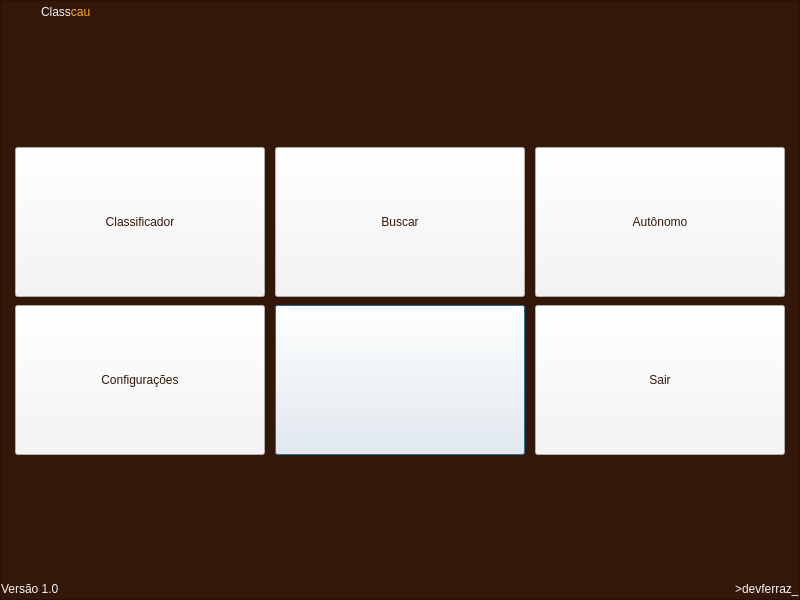
<?xml version="1.0" encoding="UTF-8"?>
<ui version="4.0">
 <class>DTelaInicial</class>
 <widget class="QDialog" name="DTelaInicial">
  <property name="geometry">
   <rect>
    <x>0</x>
    <y>0</y>
    <width>800</width>
    <height>600</height>
   </rect>
  </property>
  <property name="sizePolicy">
   <sizepolicy hsizetype="Preferred" vsizetype="Preferred">
    <horstretch>0</horstretch>
    <verstretch>0</verstretch>
   </sizepolicy>
  </property>
  <property name="windowTitle">
   <string>Classcau - Início</string>
  </property>
  <property name="toolTip">
   <string/>
  </property>
  <layout class="QGridLayout" name="gridLayout">
   <property name="leftMargin">
    <number>0</number>
   </property>
   <property name="topMargin">
    <number>0</number>
   </property>
   <property name="rightMargin">
    <number>0</number>
   </property>
   <property name="bottomMargin">
    <number>0</number>
   </property>
   <property name="spacing">
    <number>0</number>
   </property>
   <item row="0" column="0">
    <widget class="QFrame" name="fTelaInicial">
     <property name="styleSheet">
      <string notr="true">background-color: rgb(51, 23, 9);</string>
     </property>
     <property name="frameShape">
      <enum>QFrame::StyledPanel</enum>
     </property>
     <property name="frameShadow">
      <enum>QFrame::Plain</enum>
     </property>
     <layout class="QGridLayout" name="gridLayout_3">
      <property name="leftMargin">
       <number>0</number>
      </property>
      <property name="topMargin">
       <number>0</number>
      </property>
      <property name="rightMargin">
       <number>0</number>
      </property>
      <property name="bottomMargin">
       <number>0</number>
      </property>
      <property name="spacing">
       <number>0</number>
      </property>
      <item row="0" column="0">
       <layout class="QVBoxLayout" name="verticalLayout_2">
        <item>
         <layout class="QVBoxLayout" name="verticalLayout">
          <property name="spacing">
           <number>0</number>
          </property>
          <item>
           <layout class="QHBoxLayout" name="horizontalLayout_2">
            <property name="spacing">
             <number>0</number>
            </property>
            <item>
             <layout class="QHBoxLayout" name="horizontalLayout">
              <property name="spacing">
               <number>0</number>
              </property>
              <property name="leftMargin">
               <number>0</number>
              </property>
              <property name="topMargin">
               <number>0</number>
              </property>
              <item>
               <widget class="QPushButton" name="pbAdvanced">
                <property name="sizePolicy">
                 <sizepolicy hsizetype="Minimum" vsizetype="Fixed">
                  <horstretch>0</horstretch>
                  <verstretch>0</verstretch>
                 </sizepolicy>
                </property>
                <property name="mouseTracking">
                 <bool>true</bool>
                </property>
                <property name="focusPolicy">
                 <enum>Qt::NoFocus</enum>
                </property>
                <property name="contextMenuPolicy">
                 <enum>Qt::DefaultContextMenu</enum>
                </property>
                <property name="text">
                 <string/>
                </property>
                <property name="icon">
                 <iconset resource="resource.qrc">
                  <normaloff>:/icon/img/icon/pLogoClasscau.svg</normaloff>:/icon/img/icon/pLogoClasscau.svg</iconset>
                </property>
                <property name="iconSize">
                 <size>
                  <width>40</width>
                  <height>40</height>
                 </size>
                </property>
                <property name="autoDefault">
                 <bool>false</bool>
                </property>
                <property name="flat">
                 <bool>true</bool>
                </property>
               </widget>
              </item>
              <item>
               <widget class="QLabel" name="lTextLogo">
                <property name="mouseTracking">
                 <bool>true</bool>
                </property>
                <property name="styleSheet">
                 <string notr="true">font: 22pt &quot;Roboto Bk&quot;;</string>
                </property>
                <property name="text">
                 <string>&lt;html&gt;&lt;head/&gt;&lt;body&gt;&lt;p&gt;&lt;span style=&quot; color:#f6f4f4;&quot;&gt;Class&lt;/span&gt;&lt;span style=&quot; color:#faad19;&quot;&gt;cau&lt;/span&gt;&lt;/p&gt;&lt;/body&gt;&lt;/html&gt;</string>
                </property>
                <property name="alignment">
                 <set>Qt::AlignLeading|Qt::AlignLeft|Qt::AlignVCenter</set>
                </property>
               </widget>
              </item>
             </layout>
            </item>
            <item>
             <spacer name="horizontalSpacer">
              <property name="orientation">
               <enum>Qt::Horizontal</enum>
              </property>
              <property name="sizeHint" stdset="0">
               <size>
                <width>40</width>
                <height>20</height>
               </size>
              </property>
             </spacer>
            </item>
            <item>
             <widget class="QPushButton" name="pbMenu">
              <property name="focusPolicy">
               <enum>Qt::NoFocus</enum>
              </property>
              <property name="styleSheet">
               <string notr="true"/>
              </property>
              <property name="text">
               <string/>
              </property>
              <property name="icon">
               <iconset resource="resource.qrc">
                <normaloff>:/icon/img/icon/logoMenu.svg</normaloff>:/icon/img/icon/logoMenu.svg</iconset>
              </property>
              <property name="iconSize">
               <size>
                <width>25</width>
                <height>25</height>
               </size>
              </property>
              <property name="checkable">
               <bool>false</bool>
              </property>
              <property name="autoDefault">
               <bool>false</bool>
              </property>
              <property name="default">
               <bool>false</bool>
              </property>
              <property name="flat">
               <bool>true</bool>
              </property>
             </widget>
            </item>
           </layout>
          </item>
          <item>
           <spacer name="verticalSpacer">
            <property name="orientation">
             <enum>Qt::Vertical</enum>
            </property>
            <property name="sizeHint" stdset="0">
             <size>
              <width>20</width>
              <height>40</height>
             </size>
            </property>
           </spacer>
          </item>
          <item>
           <layout class="QGridLayout" name="gridLayout_2">
            <property name="bottomMargin">
             <number>0</number>
            </property>
            <property name="horizontalSpacing">
             <number>10</number>
            </property>
            <property name="verticalSpacing">
             <number>8</number>
            </property>
            <item row="1" column="2">
             <widget class="QPushButton" name="pbNone">
              <property name="minimumSize">
               <size>
                <width>250</width>
                <height>150</height>
               </size>
              </property>
              <property name="maximumSize">
               <size>
                <width>250</width>
                <height>150</height>
               </size>
              </property>
              <property name="styleSheet">
               <string notr="true">font: 10pt &quot;Roboto Bk&quot;;
background-color: rgb(246, 244, 244);
color: rgb(51, 23, 9);</string>
              </property>
              <property name="text">
               <string/>
              </property>
             </widget>
            </item>
            <item row="1" column="3">
             <widget class="QPushButton" name="pbSair">
              <property name="sizePolicy">
               <sizepolicy hsizetype="MinimumExpanding" vsizetype="MinimumExpanding">
                <horstretch>0</horstretch>
                <verstretch>0</verstretch>
               </sizepolicy>
              </property>
              <property name="minimumSize">
               <size>
                <width>250</width>
                <height>150</height>
               </size>
              </property>
              <property name="maximumSize">
               <size>
                <width>250</width>
                <height>150</height>
               </size>
              </property>
              <property name="styleSheet">
               <string notr="true">font: 15pt &quot;Roboto Bk&quot;;
background-color: rgb(246, 244, 244);
color: rgb(51, 23, 9);</string>
              </property>
              <property name="text">
               <string>Sair</string>
              </property>
              <property name="icon">
               <iconset resource="resource.qrc">
                <normaloff>:/icon/img/icon/logoSair.svg</normaloff>:/icon/img/icon/logoSair.svg</iconset>
              </property>
              <property name="iconSize">
               <size>
                <width>100</width>
                <height>80</height>
               </size>
              </property>
             </widget>
            </item>
            <item row="0" column="3">
             <widget class="QPushButton" name="pbAutonomo">
              <property name="sizePolicy">
               <sizepolicy hsizetype="MinimumExpanding" vsizetype="MinimumExpanding">
                <horstretch>0</horstretch>
                <verstretch>0</verstretch>
               </sizepolicy>
              </property>
              <property name="minimumSize">
               <size>
                <width>250</width>
                <height>150</height>
               </size>
              </property>
              <property name="maximumSize">
               <size>
                <width>250</width>
                <height>150</height>
               </size>
              </property>
              <property name="styleSheet">
               <string notr="true">font: 15pt &quot;Roboto Bk&quot;;
background-color: rgb(246, 244, 244);
color: rgb(51, 23, 9);</string>
              </property>
              <property name="text">
               <string>Autônomo</string>
              </property>
              <property name="icon">
               <iconset resource="resource.qrc">
                <normaloff>:/icon/img/icon/logoAutonomo.svg</normaloff>:/icon/img/icon/logoAutonomo.svg</iconset>
              </property>
              <property name="iconSize">
               <size>
                <width>100</width>
                <height>80</height>
               </size>
              </property>
             </widget>
            </item>
            <item row="0" column="2">
             <widget class="QPushButton" name="pbBuscar">
              <property name="sizePolicy">
               <sizepolicy hsizetype="Maximum" vsizetype="MinimumExpanding">
                <horstretch>0</horstretch>
                <verstretch>80</verstretch>
               </sizepolicy>
              </property>
              <property name="minimumSize">
               <size>
                <width>250</width>
                <height>150</height>
               </size>
              </property>
              <property name="maximumSize">
               <size>
                <width>250</width>
                <height>150</height>
               </size>
              </property>
              <property name="styleSheet">
               <string notr="true">font: 15pt &quot;Roboto Bk&quot;;
background-color: rgb(246, 244, 244);
color: rgb(51, 23, 9);</string>
              </property>
              <property name="text">
               <string>Buscar</string>
              </property>
              <property name="icon">
               <iconset resource="resource.qrc">
                <normaloff>:/icon/img/icon/logoBuscarc.svg</normaloff>:/icon/img/icon/logoBuscarc.svg</iconset>
              </property>
              <property name="iconSize">
               <size>
                <width>100</width>
                <height>80</height>
               </size>
              </property>
              <property name="flat">
               <bool>false</bool>
              </property>
             </widget>
            </item>
            <item row="0" column="0">
             <spacer name="horizontalSpacer_2">
              <property name="orientation">
               <enum>Qt::Horizontal</enum>
              </property>
              <property name="sizeHint" stdset="0">
               <size>
                <width>40</width>
                <height>20</height>
               </size>
              </property>
             </spacer>
            </item>
            <item row="0" column="4">
             <spacer name="horizontalSpacer_3">
              <property name="orientation">
               <enum>Qt::Horizontal</enum>
              </property>
              <property name="sizeHint" stdset="0">
               <size>
                <width>40</width>
                <height>20</height>
               </size>
              </property>
             </spacer>
            </item>
            <item row="1" column="1">
             <widget class="QPushButton" name="pbConfiguracoes">
              <property name="sizePolicy">
               <sizepolicy hsizetype="MinimumExpanding" vsizetype="MinimumExpanding">
                <horstretch>0</horstretch>
                <verstretch>0</verstretch>
               </sizepolicy>
              </property>
              <property name="minimumSize">
               <size>
                <width>250</width>
                <height>150</height>
               </size>
              </property>
              <property name="maximumSize">
               <size>
                <width>250</width>
                <height>150</height>
               </size>
              </property>
              <property name="styleSheet">
               <string notr="true">font: 15pt &quot;Roboto Bk&quot;;
background-color: rgb(246, 244, 244);
color: rgb(51, 23, 9);</string>
              </property>
              <property name="text">
               <string>Configurações</string>
              </property>
              <property name="icon">
               <iconset resource="resource.qrc">
                <normaloff>:/icon/img/icon/logoConfiguracoes.svg</normaloff>:/icon/img/icon/logoConfiguracoes.svg</iconset>
              </property>
              <property name="iconSize">
               <size>
                <width>100</width>
                <height>80</height>
               </size>
              </property>
              <property name="checkable">
               <bool>false</bool>
              </property>
              <property name="checked">
               <bool>false</bool>
              </property>
              <property name="autoRepeat">
               <bool>false</bool>
              </property>
              <property name="autoExclusive">
               <bool>false</bool>
              </property>
             </widget>
            </item>
            <item row="0" column="1">
             <widget class="QPushButton" name="pbClassificador">
              <property name="enabled">
               <bool>true</bool>
              </property>
              <property name="sizePolicy">
               <sizepolicy hsizetype="MinimumExpanding" vsizetype="MinimumExpanding">
                <horstretch>0</horstretch>
                <verstretch>0</verstretch>
               </sizepolicy>
              </property>
              <property name="minimumSize">
               <size>
                <width>250</width>
                <height>150</height>
               </size>
              </property>
              <property name="maximumSize">
               <size>
                <width>250</width>
                <height>150</height>
               </size>
              </property>
              <property name="focusPolicy">
               <enum>Qt::StrongFocus</enum>
              </property>
              <property name="acceptDrops">
               <bool>false</bool>
              </property>
              <property name="layoutDirection">
               <enum>Qt::LeftToRight</enum>
              </property>
              <property name="autoFillBackground">
               <bool>false</bool>
              </property>
              <property name="styleSheet">
               <string notr="true">font: 15pt &quot;Roboto Bk&quot;;
background-color: rgb(246, 244, 244);
color: rgb(51, 23, 9);</string>
              </property>
              <property name="inputMethodHints">
               <set>Qt::ImhNone</set>
              </property>
              <property name="text">
               <string>Classificador</string>
              </property>
              <property name="icon">
               <iconset resource="resource.qrc">
                <normaloff>:/icon/img/icon/logoClassificador.svg</normaloff>:/icon/img/icon/logoClassificador.svg</iconset>
              </property>
              <property name="iconSize">
               <size>
                <width>100</width>
                <height>80</height>
               </size>
              </property>
              <property name="autoRepeat">
               <bool>false</bool>
              </property>
              <property name="autoExclusive">
               <bool>false</bool>
              </property>
              <property name="autoRepeatInterval">
               <number>100</number>
              </property>
              <property name="autoDefault">
               <bool>true</bool>
              </property>
              <property name="default">
               <bool>false</bool>
              </property>
              <property name="flat">
               <bool>false</bool>
              </property>
             </widget>
            </item>
           </layout>
          </item>
          <item>
           <spacer name="verticalSpacer_2">
            <property name="orientation">
             <enum>Qt::Vertical</enum>
            </property>
            <property name="sizeHint" stdset="0">
             <size>
              <width>20</width>
              <height>40</height>
             </size>
            </property>
           </spacer>
          </item>
         </layout>
        </item>
        <item>
         <layout class="QHBoxLayout" name="horizontalLayout_4">
          <item>
           <widget class="QLabel" name="label">
            <property name="styleSheet">
             <string notr="true">font: 10pt &quot;Roboto Bk&quot;;
color: rgb(246, 244, 244);</string>
            </property>
            <property name="text">
             <string>Versão 1.0</string>
            </property>
           </widget>
          </item>
          <item>
           <spacer name="horizontalSpacer_4">
            <property name="orientation">
             <enum>Qt::Horizontal</enum>
            </property>
            <property name="sizeHint" stdset="0">
             <size>
              <width>40</width>
              <height>20</height>
             </size>
            </property>
           </spacer>
          </item>
          <item>
           <widget class="QLabel" name="label_2">
            <property name="styleSheet">
             <string notr="true">font: 10pt &quot;Roboto Bk&quot;;
color: rgb(246, 244, 244);</string>
            </property>
            <property name="text">
             <string>&gt;devferraz_</string>
            </property>
           </widget>
          </item>
         </layout>
        </item>
       </layout>
      </item>
     </layout>
    </widget>
   </item>
  </layout>
 </widget>
 <resources>
  <include location="resource.qrc"/>
 </resources>
 <connections/>
</ui>
